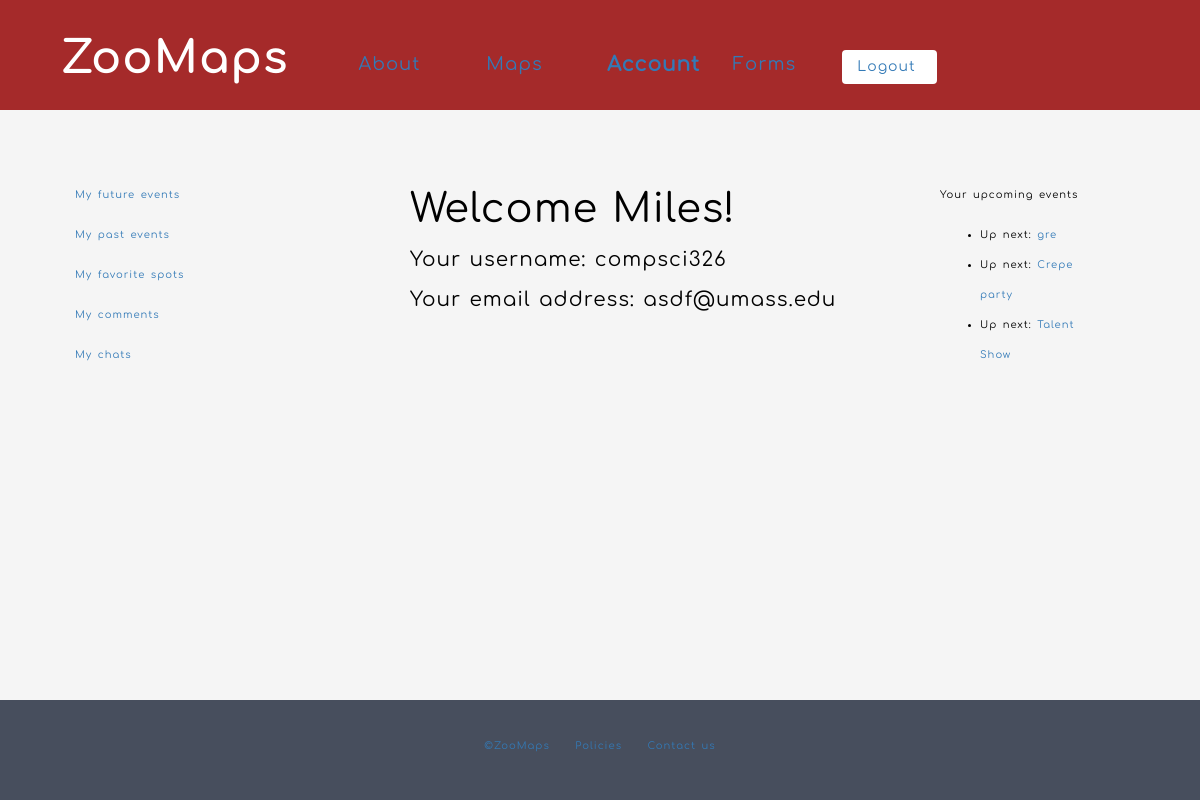
The app's page /ZooMaps/account/ (signed in) with its own data.
### ZooMaps/models.py (models this page shows, shortened)
class Event(models.Model):
    name = models.CharField(max_length=20, help_text="Enter the name of the Event")
    startDate = models.DateTimeField(blank=True, null=True)
    endDate = models.DateTimeField(null=True, blank=True)
    description = models.TextField(max_length=1000, help_text='Enter a brief description of the Event')
    emoji= models.CharField(max_length=20, help_text="Enter the emojis of the Event");
    latitude = models.FloatField();
    longitude = models.FloatField();
    tags = models.ManyToManyField(Tag, help_text='Select your favorite tags for the Event')
    attendees = models.ManyToManyField(User, help_text='Users going to your Event')
    class Meta:
    	ordering = ['startDate']
    def get_absolute_url(self):
        return reverse('event-detail', args=[str(self.id)])

### ZooMaps/views.py (the view)
# urls.py: path('account/', views.AccountListView.as_view(), name='account'),
class AccountListView(generic.ListView):
    model = User
    template_name = 'ZooMaps/account.html'
    def get_queryset(self):
        account_events = list(chain(User.objects.filter(username=self.request.user.username), Event.objects.filter(attendees__in = User.objects.filter(username=self.request.user.username),endDate__gte = (datetime.now()))))
        return account_events

### ZooMaps/templates/ZooMaps/account.html
{% extends "base_generic.html" %}
  	{% block leftbar %}
      {% if user.is_authenticated %}
  		<div class="col-md-3">
  			<p class="logged"><a href="#">My future events</a></p>
  			<p class="logged"><a href="#">My past events</a></p>
  			<p class="logged"><a href="#">My favorite spots</a></p>
  			<p class="logged"><a href="#">My comments</a></p>
  			<p class="logged"><a href="#">My chats</a></p>
  		</div>
      {% endif %}
  	{% endblock %}
  	{% block main %}
  		<div class="col-md-6 main account">
    				<p>
    				<ul>
      				  {% if user.is_authenticated %}
      					<p class="account_title">Welcome {{user.first_name}}!</p>
      					<li>
        					Your username: {{ user.get_username }}
        					<br>
        					Your email address: {{ user.email }}
      					</li>
                {% else %}
                <p>You must be logged in to view this page.</p>
      					{% endif %}
    				</ul>
    				</p>
  		</div>
  	{% endblock %}
  	{% block rightbar %}
      {% if user.is_authenticated %}
  		<div class="col-md-2 right">
  			<p> Your upcoming events </p>
  			{% if object_list|length == 1 %}
  			  			<p> You have nothing coming up </p>
  			  		{% else %}
  			  		{% with object_list|slice:"1:" as object_list2 %}
    				<ul>
      					{% for object in object_list2|dictsort:"startDate" %}
      						{% if object.name %}
      					<li>
        					Up next: <a href="{{ object.get_absolute_url }}">{{ object.name }}</a>
      					</li>
      					{% endif %}
      					{% endfor %}
    				</ul>
    				{% endwith %}
    			{% endif %}
  		</div>
      {% endif %}
  	{% endblock %}

### ZooMaps/static/ZooMaps/css/styles.css (style rules this page uses)
html { position: relative; min-height: 100%; }
body { font-family:"comfortaaregular"; background-color: #f5f5f5; color: #ffffff; font-size: 10px; line-height: 30px; letter-spacing: 1px; word-spacing: 1.5px; margin: 0 0 100px; }
.main { font-size: 20px; margin-left:40px; }
.account_title { font-size: 40px; }
.account { font-size: 20px; line-height: 40px; }
.account ul { list-style-type: none; }
.logged { padding-left: 30px; padding-right: 30px; }
.right { height: 400px; width : 180px; overflow-y: auto; }

### records on screen
Event: name "gre"
Event: name "Crepe party"
Event: name "Talent Show"

### other values on screen
{{ user.first_name }} "Miles"
{{ user.get_username }} "compsci326"
{{ user.email }} "asdf@umass.edu"
